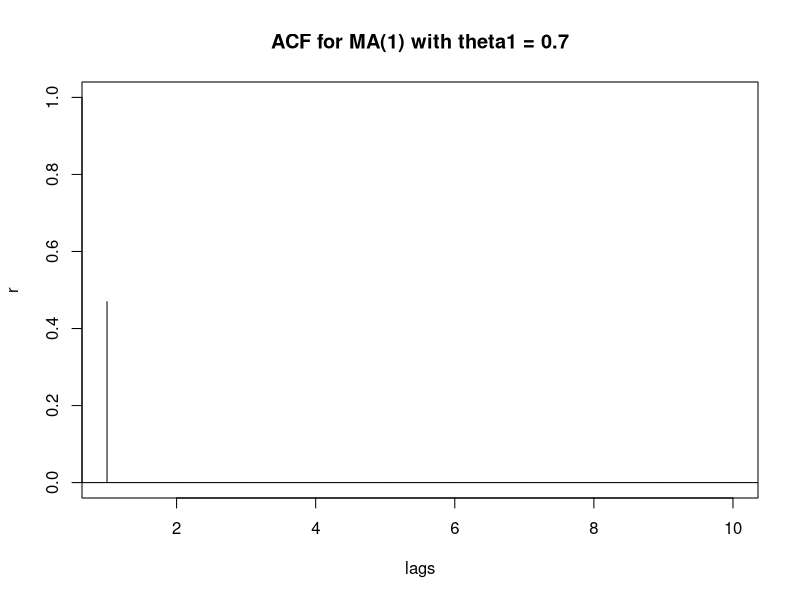
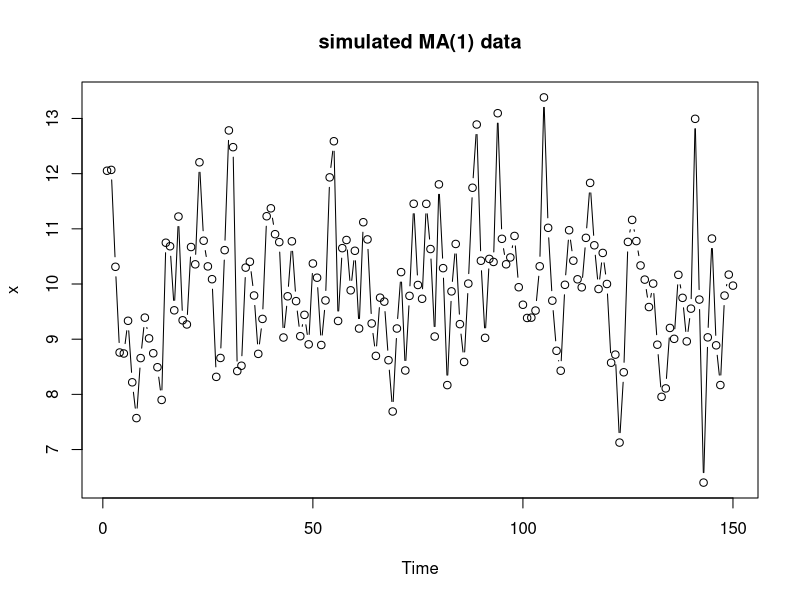
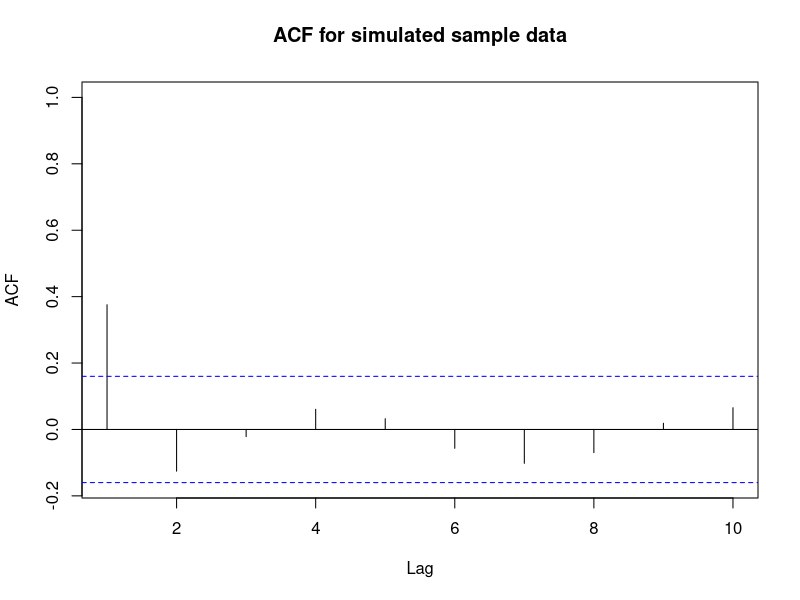
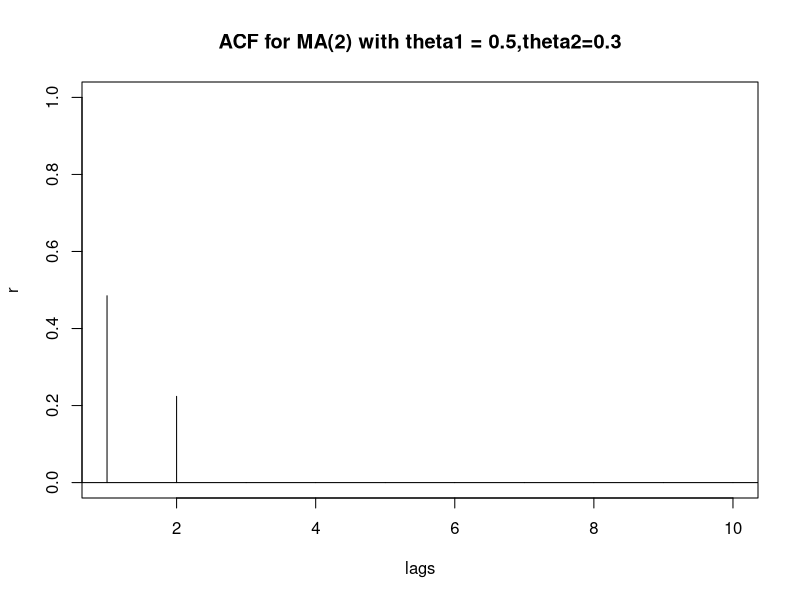
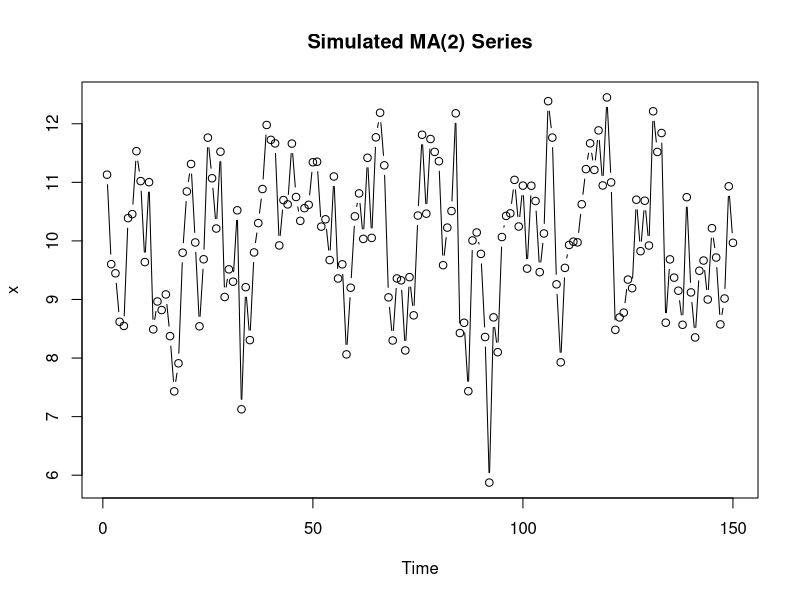
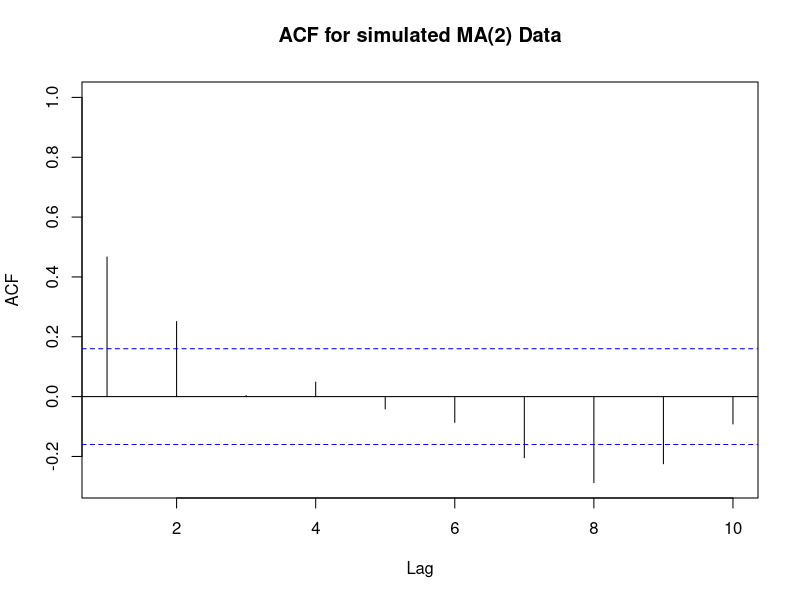
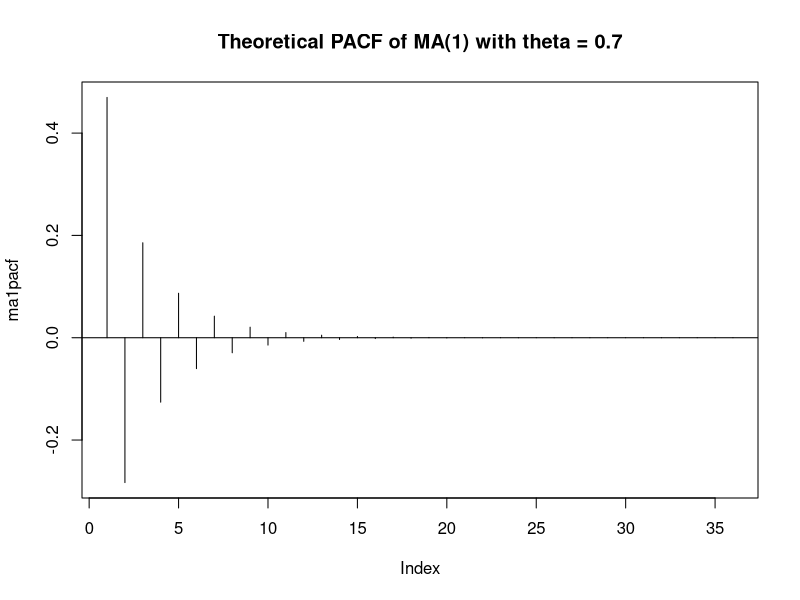

Generate these figures, in order, with R:
# 2.1 Moving average models

# 2.1 Moving average models -----------------------------------------------
# exmaple 2.1
# theta1 = 0.7
acfma1 <- ARMAacf(ma=c(0.7), lag.max = 10) 
lags <- 0:10
plot(lags, acfma1, xlim = c(1, 10), ylab = "r", type = "h", 
     main = "ACF for MA(1) with theta1 = 0.7")
abline(h = 0)

# example  simuulated MA(1)
xc <- arima.sim(n=150, list(ma=c(0.7)))
x <-  xc + 10
plot(x, type="b", main = "simulated MA(1) data")
acf(x, xlim=c(1, 10), main="ACF for simulated sample data")

# example 2.2
acfma2 <- ARMAacf(ma=c(0.5,0.3), lag.max=10)
acfma2
lags <- 0:10
plot(lags,acfma2,xlim=c(1,10), ylab="r",type="h", 
     main = "ACF for MA(2) with theta1 = 0.5,theta2=0.3")
abline(h=0)

xc <- arima.sim(n=150, list(ma=c(0.5, 0.3)))
x <- xc+10
plot(x, type="b", main = "Simulated MA(2) Series")
acf(x, xlim=c(1,10), main="ACF for simulated MA(2) Data")


# 2.2 Partial Autocorrelation Function (PACF) -----------------------------

ma1pacf <- ARMAacf(ma=c(0.7), lag.max = 36, pacf = TRUE)
plot(ma1pacf, type = "h",
     main = "Theoretical PACF of MA(1) with theta = 0.7")
abline(h = 0)
